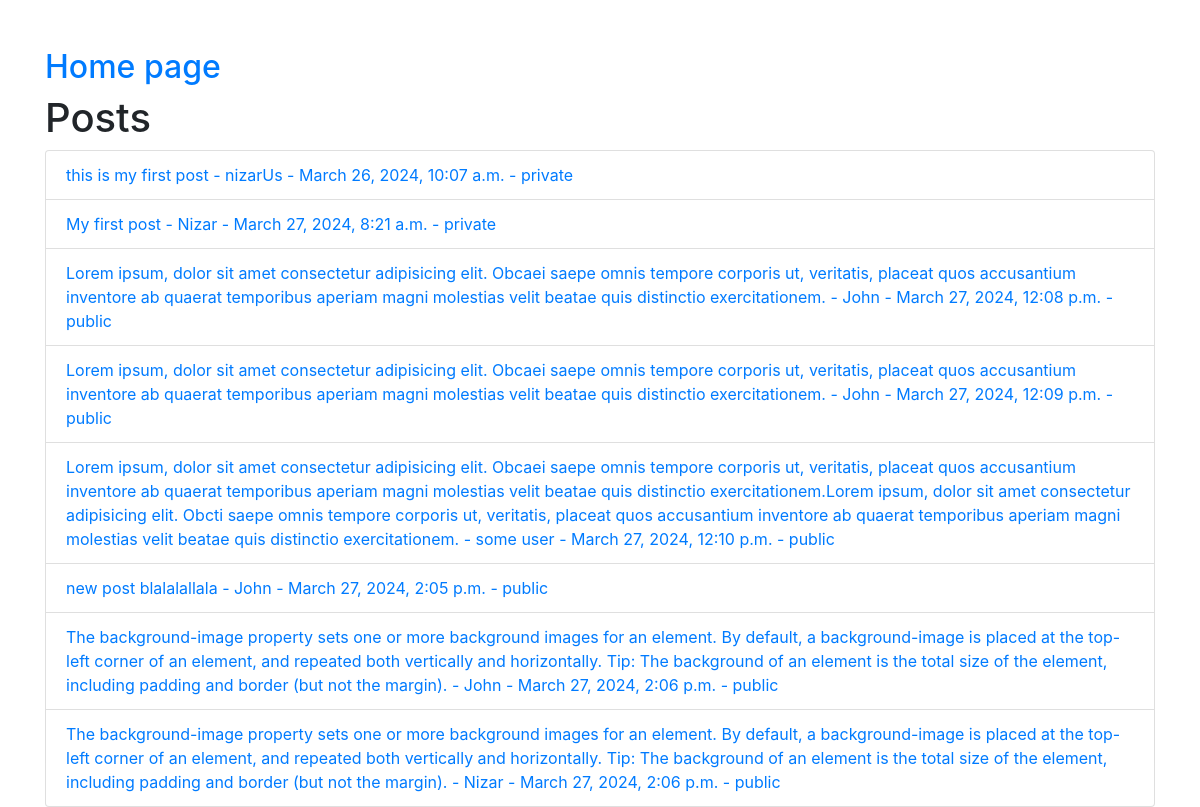
The app's page /app/posts/ with its own data.
### app_06/models.py (models this page shows, shortened)
class Post(models.Model):
    user = models.ForeignKey(User, on_delete=models.CASCADE)
    post = models.TextField()
    created_at = models.DateTimeField(default=timezone.now)
    PUBLIC = "public"
    PRIVATE = "private"
    VISIBILITY_CHOICES = [
        (PUBLIC, "Public"),
        (PRIVATE, "Private"),
    ]
    visibility = models.CharField(
        max_length=10, choices=VISIBILITY_CHOICES, default=PUBLIC
    )
    class Meta:
        ordering = ["created_at"]
        verbose_name = "user post"
        db_table = "posts"

class User(models.Model):
    username = models.CharField(max_length=50, unique=True)
    email = models.EmailField(
        unique=True,
        validators=[
            validate_email,
            validators.EmailValidator(message="Enter a valid email"),
        ],
    )
    bio = models.TextField(blank=True, validators=[validate_bad_words])
    age = models.PositiveIntegerField(validators=[validate_age])
    joined_at = models.DateTimeField(default=timezone.now)
    class Meta:
        ordering = ["username", "-joined_at"]  # - reverse order
        constraints = [
            models.UniqueConstraint(
                fields=["username", "email"], name="unique username/email"
            )
        ]
        db_table = "users_06"
        verbose_name = "users from the app"

### app_06/views.py (the view)
# urls.py: path("posts/", PostListView.as_view(), name="posts-list"),
class PostListView(ListView):
    model = Post
    context_object_name = "posts"
    template_name = "app_06/post_list.html"

### app_06/templates/app_06/post_list.html (shortened to what this page needs)
<!DOCTYPE html>
<html lang="en">
<head>
    <link href="https://stackpath.bootstrapcdn.com/bootstrap/4.5.2/css/bootstrap.min.css" rel="stylesheet">
</head>
<body class="d-flex flex-column min-vh-100">
    <div class="container mt-5">
        <h2><a href="{% url 'home' %}">Home page</a></h2>
        <h1>Posts</h1>
        <ul class="list-group">
            {% for post in posts %}
            <li class="list-group-item">
                <a href="{% url 'post-detail' post_id=post.id %}">{{ post.post }} - {{ post.user.username }} - {{ post.created_at }} - {{ post.visibility }}</a>
            </li>
            {% endfor %}
        </ul>
    </div>
</body>
</html>

### records on screen
Post: post "this is my first post", user.username "nizarUs", created_at "March 26, 2024, 10:07 a.m.", visibility "private"
Post: post "My first post", user.username "Nizar", created_at "March 27, 2024, 8:21 a.m.", visibility "private"
Post: post "Lorem ipsum, dolor sit amet consectetur adipisicing elit. Obcaei saepe omnis tempore corporis ut, veritatis, placeat quos accusantium inventore ab quaerat temporibus aperiam magni molestias velit beatae quis distinctio exercitationem.", user.username "John", created_at "March 27, 2024, 12:08 p.m.", visibility "public"
Post: post "Lorem ipsum, dolor sit amet consectetur adipisicing elit. Obcaei saepe omnis tempore corporis ut, veritatis, placeat quos accusantium inventore ab quaerat temporibus aperiam magni molestias velit beatae quis distinctio exercitationem.", user.username "John", created_at "March 27, 2024, 12:09 p.m.", visibility "public"
Post: post "Lorem ipsum, dolor sit amet consectetur adipisicing elit. Obcaei saepe omnis tempore corporis ut, veritatis, placeat quos accusantium inventore ab quaerat temporibus aperiam magni molestias velit beatae quis distinctio exercitationem.Lorem ipsum, dolor sit amet consectetur adipisicing elit. Obcti saepe omnis tempore corporis ut, veritatis, placeat quos accusantium inventore ab quaerat temporibus aperiam magni molestias velit beatae quis distinctio exercitationem.", user.username "some user", created_at "March 27, 2024, 12:10 p.m.", visibility "public"
Post: post "new post blalalallala", user.username "John", created_at "March 27, 2024, 2:05 p.m.", visibility "public"
Post: post "The background-image property sets one or more background images for an element. By default, a background-image is placed at the top-left corner of an element, and repeated both vertically and horizontally. Tip: The background of an element is the total size of the element, including padding and border (but not the margin).", user.username "John", created_at "March 27, 2024, 2:06 p.m.", visibility "public"
Post: post "The background-image property sets one or more background images for an element. By default, a background-image is placed at the top-left corner of an element, and repeated both vertically and horizontally. Tip: The background of an element is the total size of the element, including padding and border (but not the margin).", user.username "Nizar", created_at "March 27, 2024, 2:06 p.m.", visibility "public"
